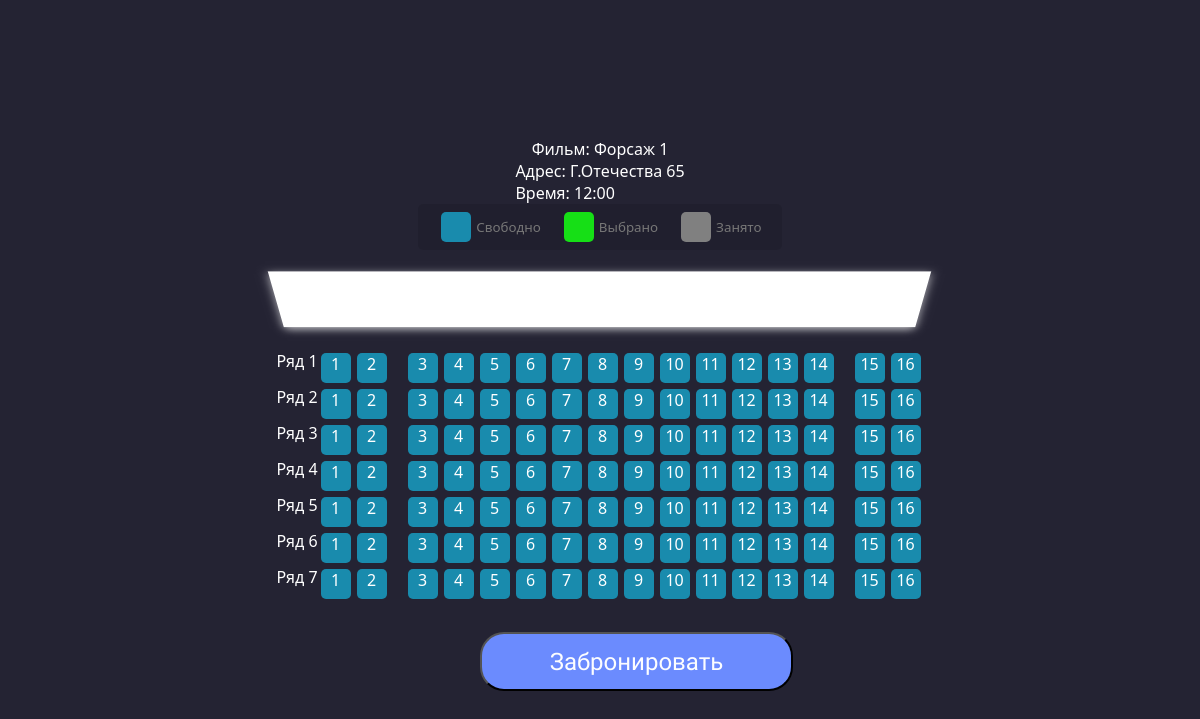
Page /page/mesta.php?id_seansa=6 on the committed database.
### tables this page shows
CREATE TABLE `name_film` (
  `id` int(11) NOT NULL,
  `name` text NOT NULL
);

CREATE TABLE `adresa` (
  `id` int(11) NOT NULL,
  `name` text NOT NULL
);

CREATE TABLE `raspisanie` (
  `id` int(11) NOT NULL,
  `id_filma` int(11) NOT NULL,
  `id_adressa` int(11) NOT NULL,
  `time` text NOT NULL
);

### page/mesta.php (the view, shortened to what this page needs)
<!DOCTYPE html>
<html lang="ru">
<head>
  <link rel="stylesheet" href="../css/mesta.css">
</head>
<body>
<?
include_once '../db_settings.php';
$id_seansa = $_GET['id_seansa'];
$sql = "SELECT *,raspisanie.id'seans_id',name_film.name'film_name',adresa.name'adres_name' FROM name_film
    LEFT JOIN opisaniefilma ON name_film.id=opisaniefilma.id_filma
    LEFT JOIN raspisanie ON name_film.id = raspisanie.id_filma
    LEFT JOIN adresa ON raspisanie.id_adressa=adresa.id
    WHERE raspisanie.id = $id_seansa
    ORDER BY name_film.id, raspisanie.id_adressa,raspisanie.time";
if($result = mysqli_query($conn, $sql)){
    foreach($result as $row){
        echo "Фильм: ". $row["film_name"]."</br>";
        ?>  <div></div>
        <?
        echo "Адрес: ". $row["adres_name"]."</br>";
        echo "Время: ". $row["time"]."</br>";
    }
}
?>
<ul class="showcase">
    <li>
      <div class="seat"></div>
      <small>Свободно</small>
    </li>
    <li>
      <div class="seat selected"></div>
      <small>Выбрано</small>
    </li>
    <li>
      <div class="seat occupied"></div>
      <small>Занято</small>
    </li>
  </ul>
  <div class="container">
    <div class="screen"></div>
    <div class="row">
        <p>Ряд 1</p>
      <a class="col col-lg-1 place mx-auto unbooked seat" id="A1">1</a>
      <a class="col col-lg-1 place mx-auto unbooked seat" id="A2">2</a>
      <a class="col col-lg-1 place mx-auto unbooked seat" id="A3">3</a>
      <a class="col col-lg-1 place mx-auto unbooked seat" id="A4">4</a>
      <a class="col col-lg-1 place mx-auto unbooked seat" id="A5">5</a>
      <a class="col col-lg-1 place mx-auto unbooked seat" id="A6">6</a>
      <a class="col col-lg-1 place mx-auto unbooked seat" id="A7">7</a>
      <a class="col col-lg-1 place mx-auto unbooked seat" id="A8">8</a>
      <a class="col col-lg-1 place mx-auto unbooked seat" id="A9">9</a>
      <a class="col col-lg-1 place mx-auto unbooked seat" id="A10">10</a>
      <a class="col col-lg-1 place mx-auto unbooked seat" id="A11">11</a>
      <a class="col col-lg-1 place mx-auto unbooked seat" id="A12">12</a>
      <a class="col col-lg-1 place mx-auto unbooked seat" id="A13">13</a>
      <a class="col col-lg-1 place mx-auto unbooked seat" id="A14">14</a>
      <a class="col col-lg-1 place mx-auto unbooked seat" id="A15">15</a>
      <a class="col col-lg-1 place mx-auto unbooked seat" id="A16">16</a>
    </div>
    <div class="row">
    <p>Ряд 2</p>
      <a class="col col-lg-1 place mx-auto unbooked seat" id="B1">1</a>
      <a class="col col-lg-1 place mx-auto unbooked seat" id="B2">2</a>
      <a class="col col-lg-1 place mx-auto unbooked seat" id="B3">3</a>
      <a class="col col-lg-1 place mx-auto unbooked seat" id="B4">4</a>
      <a class="col col-lg-1 place mx-auto unbooked seat" id="B5">5</a>
      <a class="col col-lg-1 place mx-auto unbooked seat" id="B6">6</a>
      <a class="col col-lg-1 place mx-auto unbooked seat" id="B7">7</a>
      <a class="col col-lg-1 place mx-auto unbooked seat" id="B8">8</a>
      <a class="col col-lg-1 place mx-auto unbooked seat" id="B9">9</a>
      <a class="col col-lg-1 place mx-auto unbooked seat" id="B10">10</a>
      <a class="col col-lg-1 place mx-auto unbooked seat" id="B11">11</a>
      <a class="col col-lg-1 place mx-auto unbooked seat" id="B12">12</a>
      <a class="col col-lg-1 place mx-auto unbooked seat" id="B13">13</a>
      <a class="col col-lg-1 place mx-auto unbooked seat" id="B14">14</a>
      <a class="col col-lg-1 place mx-auto unbooked seat" id="B15">15</a>
      <a class="col col-lg-1 place mx-auto unbooked seat" id="B16">16</a>
    </div>
    <div class="row">
    <p>Ряд 3</p>
      <a class="col col-lg-1 place mx-auto unbooked seat" id="C1">1</a>
      <a class="col col-lg-1 place mx-auto unbooked seat" id="C2">2</a>
      <a class="col col-lg-1 place mx-auto unbooked seat" id="C3">3</a>
      <a class="col col-lg-1 place mx-auto unbooked seat" id="C4">4</a>
      <a class="col col-lg-1 place mx-auto unbooked seat" id="C5">5</a>
      <a class="col col-lg-1 place mx-auto unbooked seat" id="C6">6</a>
      <a class="col col-lg-1 place mx-auto unbooked seat" id="C7">7</a>
      <a class="col col-lg-1 place mx-auto unbooked seat" id="C8">8</a>
      <a class="col col-lg-1 place mx-auto unbooked seat" id="C9">9</a>
      <a class="col col-lg-1 place mx-auto unbooked seat" id="C10">10</a>
      <a class="col col-lg-1 place mx-auto unbooked seat" id="C11">11</a>
      <a class="col col-lg-1 place mx-auto unbooked seat" id="C12">12</a>
      <a class="col col-lg-1 place mx-auto unbooked seat" id="C13">13</a>
      <a class="col col-lg-1 place mx-auto unbooked seat" id="C14">14</a>
      <a class="col col-lg-1 place mx-auto unbooked seat" id="C15">15</a>
      <a class="col col-lg-1 place mx-auto unbooked seat" id="C16">16</a>
    </div>
    <div class="row">
    <p>Ряд 4</p>
      <a class="col col-lg-1 place mx-auto unbooked seat" id="D1">1</a>
      <a class="col col-lg-1 place mx-auto unbooked seat" id="D2">2</a>
      <a class="col col-lg-1 place mx-auto unbooked seat" id="D3">3</a>
      <a class="col col-lg-1 place mx-auto unbooked seat" id="D4">4</a>
      <a class="col col-lg-1 place mx-auto unbooked seat" id="D5">5</a>
      <a class="col col-lg-1 place mx-auto unbooked seat" id="D6">6</a>
      <a class="col col-lg-1 place mx-auto unbooked seat" id="D7">7</a>
      <a class="col col-lg-1 place mx-auto unbooked seat" id="D8">8</a>
      <a class="col col-lg-1 place mx-auto unbooked seat" id="D9">9</a>
      <a class="col col-lg-1 place mx-auto unbooked seat" id="D10">10</a>
      <a class="col col-lg-1 place mx-auto unbooked seat" id="D11">11</a>
      <a class="col col-lg-1 place mx-auto unbooked seat" id="D12">12</a>
      <a class="col col-lg-1 place mx-auto unbooked seat" id="D13">13</a>
      <a class="col col-lg-1 place mx-auto unbooked seat" id="D14">14</a>
      <a class="col col-lg-1 place mx-auto unbooked seat" id="D15">15</a>
      <a class="col col-lg-1 place mx-auto unbooked seat" id="D16">16</a>
    </div>
    <div class="row">
    <p>Ряд 5</p>
      <a class="col col-lg-1 place mx-auto unbooked seat" id="I1">1</a>
      <a class="col col-lg-1 place mx-auto unbooked seat" id="I2">2</a>
      <a class="col col-lg-1 place mx-auto unbooked seat" id="I3">3</a>
      <a class="col col-lg-1 place mx-auto unbooked seat" id="I4">4</a>
      <a class="col col-lg-1 place mx-auto unbooked seat" id="I5">5</a>
      <a class="col col-lg-1 place mx-auto unbooked seat" id="I6">6</a>
      <a class="col col-lg-1 place mx-auto unbooked seat" id="I7">7</a>
      <a class="col col-lg-1 place mx-auto unbooked seat" id="I8">8</a>
      <a class="col col-lg-1 place mx-auto unbooked seat" id="I9">9</a>
      <a class="col col-lg-1 place mx-auto unbooked seat" id="I10">10</a>
      <a class="col col-lg-1 place mx-auto unbooked seat" id="I11">11</a>
      <a class="col col-lg-1 place mx-auto unbooked seat" id="I12">12</a>
      <a class="col col-lg-1 place mx-auto unbooked seat" id="I13">13</a>
      <a class="col col-lg-1 place mx-auto unbooked seat" id="I14">14</a>
      <a class="col col-lg-1 place mx-auto unbooked seat" id="I15">15</a>
      <a class="col col-lg-1 place mx-auto unbooked seat" id="I16">16</a>
    </div>
    <div class="row">
    <p>Ряд 6</p>
      <a class="col col-lg-1 place mx-auto unbooked seat" id="F1">1</a>
      <a class="col col-lg-1 place mx-auto unbooked seat" id="F2">2</a>
      <a class="col col-lg-1 place mx-auto unbooked seat" id="F3">3</a>
      <a class="col col-lg-1 place mx-auto unbooked seat" id="F4">4</a>
      <a class="col col-lg-1 place mx-auto unbooked seat" id="F5">5</a>
      <a class="col col-lg-1 place mx-auto unbooked seat" id="F6">6</a>
      <a class="col col-lg-1 place mx-auto unbooked seat" id="F7">7</a>
      <a class="col col-lg-1 place mx-auto unbooked seat" id="F8">8</a>
      <a class="col col-lg-1 place mx-auto unbooked seat" id="F9">9</a>
      <a class="col col-lg-1 place mx-auto unbooked seat" id="F10">10</a>
      <a class="col col-lg-1 place mx-auto unbooked seat" id="F11">11</a>
      <a class="col col-lg-1 place mx-auto unbooked seat" id="F12">12</a>
      <a class="col col-lg-1 place mx-auto unbooked seat" id="F13">13</a>
      <a class="col col-lg-1 place mx-auto unbooked seat" id="F14">14</a>
      <a class="col col-lg-1 place mx-auto unbooked seat" id="F15">15</a>
      <a class="col col-lg-1 place mx-auto unbooked seat" id="F16">16</a>
    </div>
    <div class="row">
    <p>Ряд 7</p>
      <a class="col col-lg-1 place mx-auto unbooked seat" id="G1">1</a>
      <a class="col col-lg-1 place mx-auto unbooked seat" id="G2">2</a>
      <a class="col col-lg-1 place mx-auto unbooked seat" id="G3">3</a>
      <a class="col col-lg-1 place mx-auto unbooked seat" id="G4">4</a>
      <a class="col col-lg-1 place mx-auto unbooked seat" id="G5">5</a>
      <a class="col col-lg-1 place mx-auto unbooked seat" id="G6">6</a>
      <a class="col col-lg-1 place mx-auto unbooked seat" id="G7">7</a>
      <a class="col col-lg-1 place mx-auto unbooked seat" id="G8">8</a>
      <a class="col col-lg-1 place mx-auto unbooked seat" id="G9">9</a>
      <a class="col col-lg-1 place mx-auto unbooked seat" id="G10">10</a>
      <a class="col col-lg-1 place mx-auto unbooked seat" id="G11">11</a>
      <a class="col col-lg-1 place mx-auto unbooked seat" id="G12">12</a>
      <a class="col col-lg-1 place mx-auto unbooked seat" id="G13">13</a>
      <a class="col col-lg-1 place mx-auto unbooked seat" id="G14">14</a>
      <a class="col col-lg-1 place mx-auto unbooked seat" id="G15">15</a>
      <a class="col col-lg-1 place mx-auto unbooked seat" id="G16">16</a>
    </div>
  </div>
  <div class="container order d-grid gap-2 mx-auto">
    <button class="btn btn-secondary mx-auto" type="button" value="Забронировать" id="submit" style="
    position: absolute; font-family: 'Jura'; font-style: normal; font-weight: 400; font-size: 24px; line-height: 28px; color: rgba(255, 255, 255, 0.98); width: 313px; height: 59px; background: #6B8BFE; border-radius: 24px; text-align: center;">
    Забронировать</button>
  </div>
</body>
</html>

### css/mesta.css (style rules this page uses)
* { margin: 0; padding: 0; box-sizing: border-box; }
body { font-family: "Segoe UI", Tahoma, Geneva, Verdana, sans-serif; background-color: #242333; color: white; display: flex; flex-direction: column; align-items: center; justify-content: center; min-height: 100vh; }
.order, .result { float: right; width: 20%; }
.seat { background-color: #198bad; height: 30px; width: 30px; margin: 3px; border-radius: 5px; }
.seat.selected { background-color: #16df16; }
.seat.occupied { background-color: grey; }
.seat:nth-of-type(2) { margin-right: 18px; }
.seat:nth-last-of-type(2) { margin-left: 18px; }
.showcase { background-color: rgba(0, 0, 0, 0.1); padding: 5px 10px; border-radius: 5px; color: #777; list-style: none; display: flex; justify-content: space-between; }
.showcase li { display: flex; align-items: center; justify-content: center; margin: 0 10px; }
.showcase li small { margin-left: 2px; }
.row { display: flex; }
.row a { text-align: center; }
.screen { background-color: #fff; height: 70px; width: 100%; margin: 15px 0; transform: rotateX(-45deg); box-shadow: 0 3px 10px rgba(255, 255, 255, 0.7); }
.container { perspective: 1000px; margin-bottom: 30px; }

### rows in the picture
name_film: name "Форсаж 1", adresa.name "Г.Отечества 65", raspisanie.time "12:00"
